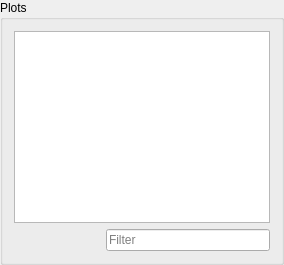
              <widget class="QGroupBox" name="groupBox_2">
               <property name="title">
                <string>Plots</string>
               </property>
               <layout class="QVBoxLayout" name="verticalLayout_10">
                <item>
                 <widget class="plotTreeView" name="lstPlots">
                  <attribute name="headerVisible">
                   <bool>false</bool>
                  </attribute>
                  <column>
                   <property name="text">
                    <string notr="true">1</string>
                   </property>
                  </column>
                 </widget>
                </item>
                <item>
                 <layout class="QHBoxLayout" name="horizontalLayout_15">
                  <item>
                   <widget class="QPushButton" name="btnAddPlot">
                    <property name="text">
                     <string/>
                    </property>
                    <property name="icon">
                     <iconset theme="list-add">
                      <normaloff>../../../../../../../.designer/backup</normaloff>../../../../../../../.designer/backup</iconset>
                    </property>
                    <property name="flat">
                     <bool>true</bool>
                    </property>
                   </widget>
                  </item>
                  <item>
                   <widget class="QPushButton" name="btnRmPlot">
                    <property name="text">
                     <string/>
                    </property>
                    <property name="icon">
                     <iconset theme="list-remove">
                      <normaloff>../../../../../../../.designer/backup</normaloff>../../../../../../../.designer/backup</iconset>
                    </property>
                    <property name="flat">
                     <bool>true</bool>
                    </property>
                   </widget>
                  </item>
                  <item>
                   <widget class="QLineEdit" name="txtPlotFilter">
                    <property name="placeholderText">
                     <string>Filter</string>
                    </property>
                    <property name="clearButtonEnabled">
                     <bool>true</bool>
                    </property>
                   </widget>
                  </item>
                 </layout>
                </item>
               </layout>
              </widget>
